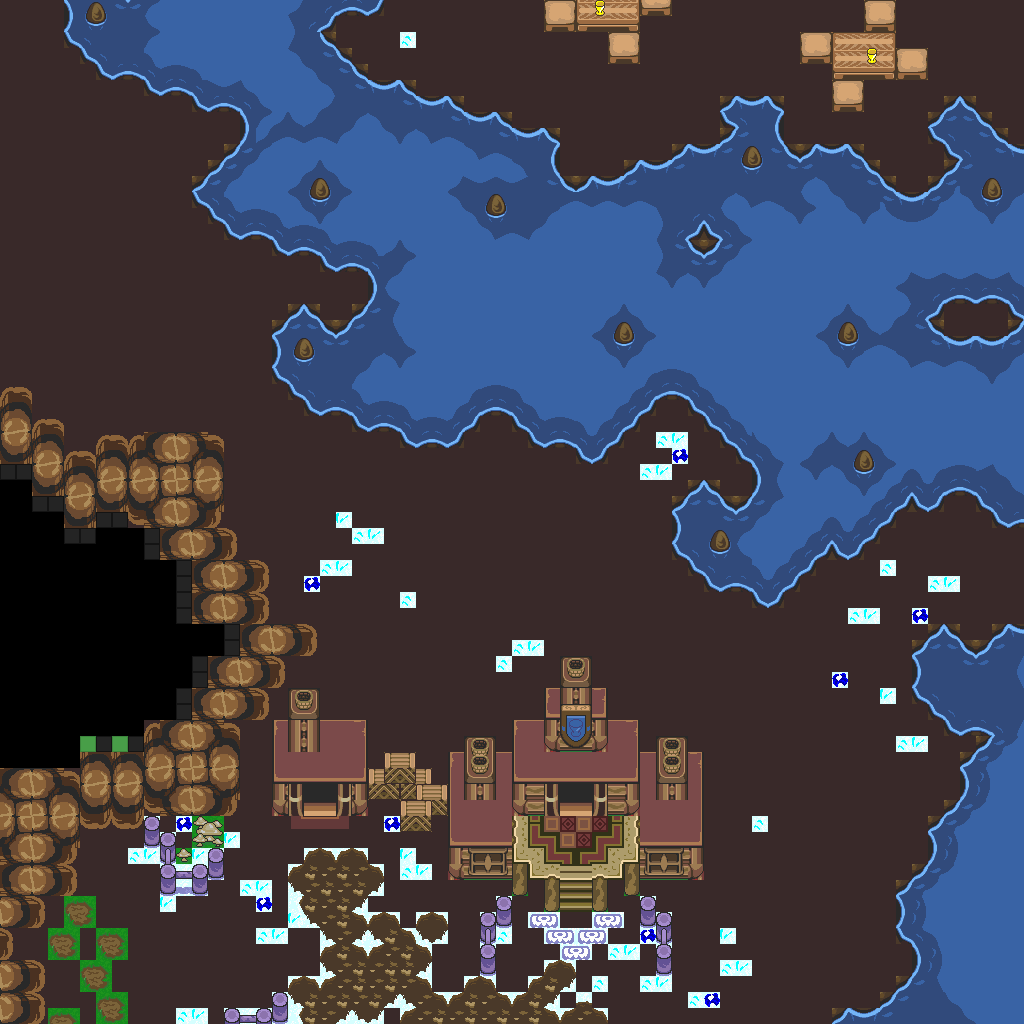

Below is a game level as drawn by its tile map, then a one-line description and the .tmx that defines it (tile-layer data replaced by summaries):
An orthogonal 64x64 tile map with 16x16 px tiles, 1 tile layer (base), 2 hidden layers not drawn and 7 objects.

<map version="1.10" tiledversion="1.12.1" orientation="orthogonal" renderorder="right-down" width="64" height="64" tilewidth="16" tileheight="16" infinite="0" nextlayerid="4" nextobjectid="8">
 <tileset firstgid="1" source="../classiciphone_pics4.tsx" />
 <layer id="1" name="base" width="64" height="64">
  <data>[4096 cells, 4096 non-empty, 193 distinct tile ids]</data>
 </layer>
 <layer id="2" name="collision" width="64" height="64" visible="0">
  <properties><property name="collision" value="true" /></properties>
  <data>[4096 cells, 1071 non-empty, 1 distinct tile ids]</data>
 </layer>
 <layer id="3" name="water" width="64" height="64" visible="0">
  <properties><property name="terrain" value="water" /></properties>
  <data>[4096 cells, 902 non-empty, 1 distinct tile ids]</data>
 </layer>
 <objectgroup id="4" name="npcs">
  <object id="1" x="96.0" y="880.0" width="16" height="16">
   <properties>
    <property name="script" type="string">-- Auto-converted from GraalScript
-- [CLIENT-SIDE — server no-op]
-- showcharacter;
-- setcharprop #3,head944.png;
-- setcharprop #C0,lightgreen;
-- setcharprop #C1,gray;
-- setcharprop #C2,black;
-- setcharprop #C3,black;
-- setcharprop #C4,black;
-- setcharprop #2,staff-shield.png;
-- shieldpower = 1;
-- dir = 1;
-- sleep .1;
-- setcharani classic_hammer,;
-- timeout=0.5;
-- 
-- [CLIENT-SIDE — server no-op]
-- if (timeout) {
-- setcharani classic_hammer,;}</property>
   </properties>
  </object>
  <object id="2" x="192.0" y="912.0" width="16" height="16">
   <properties>
    <property name="script" type="string">-- Auto-converted from GraalScript
-- [CLIENT-SIDE — server no-op]
-- showcharacter;
-- setcharprop #3,head943.png;
-- setcharprop #C0,lightgreen;
-- setcharprop #C1,white;
-- setcharprop #C2,brown;
-- setcharprop #C3,black;
-- setcharprop #C4,black;
-- setcharprop #2,staff-shield.png;
-- shieldpower = 1;
-- dir = 3;</property>
   </properties>
  </object>
  <object id="3" x="128.0" y="976.0" width="16" height="16">
   <properties>
    <property name="script" type="string">-- Auto-converted from GraalScript
-- [CLIENT-SIDE — server no-op]
-- showcharacter;
-- setcharprop #3,head943.png;
-- setcharprop #C0,lightgreen;
-- setcharprop #C1,brown;
-- setcharprop #C2,lightgreen;
-- setcharprop #C3,black;
-- setcharprop #C4,black;
-- setcharprop #2,staff-shield.png;
-- shieldpower = 1;
-- dir = 1;
-- sleep .1;
-- setcharani classic_hammer,;
-- timeout=0.5;
-- 
-- [CLIENT-SIDE — server no-op]
-- if (timeout) {
-- setcharani classic_hammer,;}</property>
   </properties>
  </object>
  <object id="4" x="64.0" y="896.0" width="16" height="16">
   <properties>
    <property name="gani" value="classic_rock_2.png" />
    <property name="script" type="string">-- Auto-converted from GraalScript
joinResource("rock_2")</property>
   </properties>
  </object>
  <object id="5" x="96.0" y="992.0" width="16" height="16">
   <properties>
    <property name="gani" value="classic_rock_2.png" />
    <property name="script" type="string">-- Auto-converted from GraalScript
joinResource("rock_2")</property>
   </properties>
  </object>
  <object id="6" x="96.0" y="928.0" width="16" height="16">
   <properties>
    <property name="gani" value="classic_rock_2.png" />
    <property name="script" type="string">-- Auto-converted from GraalScript
joinResource("rock_2")</property>
   </properties>
  </object>
  <object id="7" x="48.0" y="1008.0" width="16" height="16">
   <properties>
    <property name="gani" value="classic_rock_2.png" />
    <property name="script" type="string">-- Auto-converted from GraalScript
joinResource("rock_2")</property>
   </properties>
  </object>
 </objectgroup>
</map>
